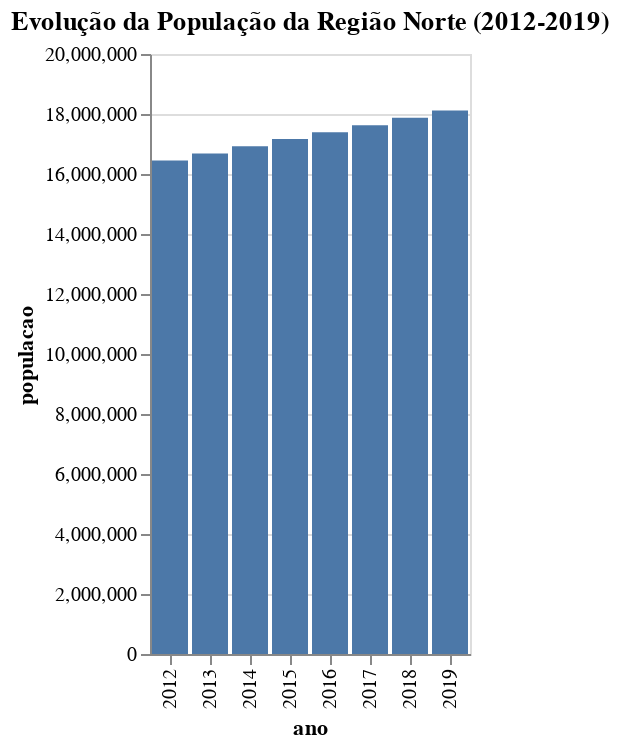

The cell this chart's notebook holds for it:
### Markdown cell above
Testei então um histograma para a evolução da população em determinada região:

### Code cell
df_norte = filtered_df[(df['regiao'] == 'norte')]

chart = alt.Chart(df_norte).mark_bar().encode(
    x='ano:O',
    y='populacao:Q',
    tooltip=['ano', 'populacao']
).properties(
    title='Evolução da População da Região Norte (2012-2019)'
)


chart.show()

### Figure 1 — Vega-Lite specification as saved in the notebook (floating-point values rounded to 4 significant figures)
{"config": {"view": {"continuousWidth": 300, "continuousHeight": 300}}, "data": {"name": "data-917ad0d4818da2e2b14d713d9eedd5d0"}, "mark": {"type": "bar"}, "encoding": {"tooltip": [{"field": "ano", "type": "quantitative"}, {"field": "populacao", "type": "quantitative"}], "x": {"field": "ano", "type": "ordinal"}, "y": {"field": "populacao", "type": "quantitative"}}, "title": "Evolução da População da Região Norte (2012-2019)", "$schema": "https://vega.github.io/schema/vega-lite/v5.20.1.json", "datasets": {"data-917ad0d4818da2e2b14d713d9eedd5d0": [{"ano": 2012, "regiao": "norte", "populacao": 16450000.0}, {"ano": 2013, "regiao": "norte", "populacao": 16690000.0}, {"ano": 2014, "regiao": "norte", "populacao": 16920000.0}, {"ano": 2015, "regiao": "norte", "populacao": 17160000.0}, {"ano": 2016, "regiao": "norte", "populacao": 17390000.0}, {"ano": 2017, "regiao": "norte", "populacao": 17620000.0}, {"ano": 2018, "regiao": "norte", "populacao": 17870000.0}, {"ano": 2019, "regiao": "norte", "populacao": 18110000.0}]}}
